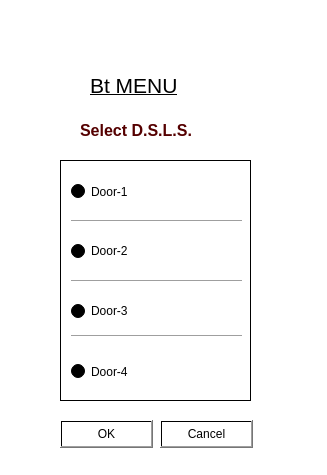
<?xml version="1.0" encoding="UTF-8"?>
<ui version="4.0">
 <class>MyForm</class>
 <widget class="QWidget" name="MyForm">
  <property name="geometry">
   <rect>
    <x>0</x>
    <y>0</y>
    <width>327</width>
    <height>475</height>
   </rect>
  </property>
  <property name="windowTitle">
   <string>Form</string>
  </property>
  <property name="styleSheet">
   <string notr="true">background-color: qlineargradient(spread:pad, x1:0, y1:0, x2:1, y2:0, stop:0 rgba(255, 255, 255, 255));</string>
  </property>
  <widget class="QScrollArea" name="scrollArea">
   <property name="geometry">
    <rect>
     <x>60</x>
     <y>160</y>
     <width>191</width>
     <height>241</height>
    </rect>
   </property>
   <property name="widgetResizable">
    <bool>true</bool>
   </property>
   <widget class="QWidget" name="scrollAreaWidgetContents">
    <property name="geometry">
     <rect>
      <x>0</x>
      <y>0</y>
      <width>189</width>
      <height>239</height>
     </rect>
    </property>
    <widget class="QRadioButton" name="radioButton">
     <property name="geometry">
      <rect>
       <x>10</x>
       <y>20</y>
       <width>131</width>
       <height>21</height>
      </rect>
     </property>
     <property name="text">
      <string>Door-1</string>
     </property>
    </widget>
    <widget class="QRadioButton" name="radioButton_2">
     <property name="geometry">
      <rect>
       <x>10</x>
       <y>80</y>
       <width>131</width>
       <height>20</height>
      </rect>
     </property>
     <property name="text">
      <string>Door-2</string>
     </property>
    </widget>
    <widget class="QRadioButton" name="radioButton_3">
     <property name="geometry">
      <rect>
       <x>10</x>
       <y>140</y>
       <width>131</width>
       <height>20</height>
      </rect>
     </property>
     <property name="text">
      <string>Door-3</string>
     </property>
    </widget>
    <widget class="QRadioButton" name="radioButton_4">
     <property name="geometry">
      <rect>
       <x>10</x>
       <y>200</y>
       <width>171</width>
       <height>21</height>
      </rect>
     </property>
     <property name="text">
      <string>Door-4</string>
     </property>
    </widget>
    <widget class="Line" name="line">
     <property name="geometry">
      <rect>
       <x>10</x>
       <y>50</y>
       <width>171</width>
       <height>21</height>
      </rect>
     </property>
     <property name="orientation">
      <enum>Qt::Horizontal</enum>
     </property>
    </widget>
    <widget class="Line" name="line_2">
     <property name="geometry">
      <rect>
       <x>10</x>
       <y>110</y>
       <width>171</width>
       <height>21</height>
      </rect>
     </property>
     <property name="orientation">
      <enum>Qt::Horizontal</enum>
     </property>
    </widget>
    <widget class="Line" name="line_3">
     <property name="geometry">
      <rect>
       <x>10</x>
       <y>160</y>
       <width>171</width>
       <height>31</height>
      </rect>
     </property>
     <property name="orientation">
      <enum>Qt::Horizontal</enum>
     </property>
    </widget>
   </widget>
  </widget>
  <widget class="QLabel" name="label">
   <property name="geometry">
    <rect>
     <x>80</x>
     <y>110</y>
     <width>151</width>
     <height>41</height>
    </rect>
   </property>
   <property name="text">
    <string>&lt;html&gt;&lt;head/&gt;&lt;body&gt;&lt;p&gt;&lt;span style=&quot; font-size:12pt; font-weight:600; color:#550000;&quot;&gt;Select D.S.L.S.&lt;/span&gt;&lt;/p&gt;&lt;/body&gt;&lt;/html&gt;</string>
   </property>
  </widget>
  <widget class="QLabel" name="label_2">
   <property name="geometry">
    <rect>
     <x>90</x>
     <y>70</y>
     <width>111</width>
     <height>31</height>
    </rect>
   </property>
   <property name="text">
    <string>&lt;html&gt;&lt;head/&gt;&lt;body&gt;&lt;p&gt;&lt;span style=&quot; font-size:16pt; text-decoration: underline;&quot;&gt;Bt MENU&lt;/span&gt;&lt;/p&gt;&lt;/body&gt;&lt;/html&gt;</string>
   </property>
  </widget>
  <widget class="QPushButton" name="pushButton">
   <property name="geometry">
    <rect>
     <x>60</x>
     <y>420</y>
     <width>93</width>
     <height>28</height>
    </rect>
   </property>
   <property name="text">
    <string>OK</string>
   </property>
  </widget>
  <widget class="QPushButton" name="pushButton_2">
   <property name="geometry">
    <rect>
     <x>160</x>
     <y>420</y>
     <width>93</width>
     <height>28</height>
    </rect>
   </property>
   <property name="text">
    <string>Cancel</string>
   </property>
  </widget>
 </widget>
 <resources/>
 <connections>
  <connection>
   <sender>radioButton</sender>
   <signal>clicked(bool)</signal>
   <receiver>MyForm</receiver>
   <slot>update()</slot>
   <hints>
    <hint type="sourcelabel">
     <x>130</x>
     <y>190</y>
    </hint>
    <hint type="destinationlabel">
     <x>270</x>
     <y>210</y>
    </hint>
   </hints>
  </connection>
  <connection>
   <sender>radioButton_2</sender>
   <signal>clicked(bool)</signal>
   <receiver>MyForm</receiver>
   <slot>update()</slot>
   <hints>
    <hint type="sourcelabel">
     <x>152</x>
     <y>253</y>
    </hint>
    <hint type="destinationlabel">
     <x>273</x>
     <y>269</y>
    </hint>
   </hints>
  </connection>
  <connection>
   <sender>radioButton_3</sender>
   <signal>clicked(bool)</signal>
   <receiver>MyForm</receiver>
   <slot>update()</slot>
   <hints>
    <hint type="sourcelabel">
     <x>196</x>
     <y>311</y>
    </hint>
    <hint type="destinationlabel">
     <x>276</x>
     <y>326</y>
    </hint>
   </hints>
  </connection>
  <connection>
   <sender>radioButton_4</sender>
   <signal>clicked(bool)</signal>
   <receiver>MyForm</receiver>
   <slot>update()</slot>
   <hints>
    <hint type="sourcelabel">
     <x>136</x>
     <y>372</y>
    </hint>
    <hint type="destinationlabel">
     <x>276</x>
     <y>388</y>
    </hint>
   </hints>
  </connection>
  <connection>
   <sender>pushButton</sender>
   <signal>clicked()</signal>
   <receiver>MyForm</receiver>
   <slot>show()</slot>
   <hints>
    <hint type="sourcelabel">
     <x>79</x>
     <y>441</y>
    </hint>
    <hint type="destinationlabel">
     <x>32</x>
     <y>448</y>
    </hint>
   </hints>
  </connection>
  <connection>
   <sender>pushButton_2</sender>
   <signal>clicked()</signal>
   <receiver>MyForm</receiver>
   <slot>close()</slot>
   <hints>
    <hint type="sourcelabel">
     <x>240</x>
     <y>435</y>
    </hint>
    <hint type="destinationlabel">
     <x>280</x>
     <y>452</y>
    </hint>
   </hints>
  </connection>
 </connections>
</ui>
